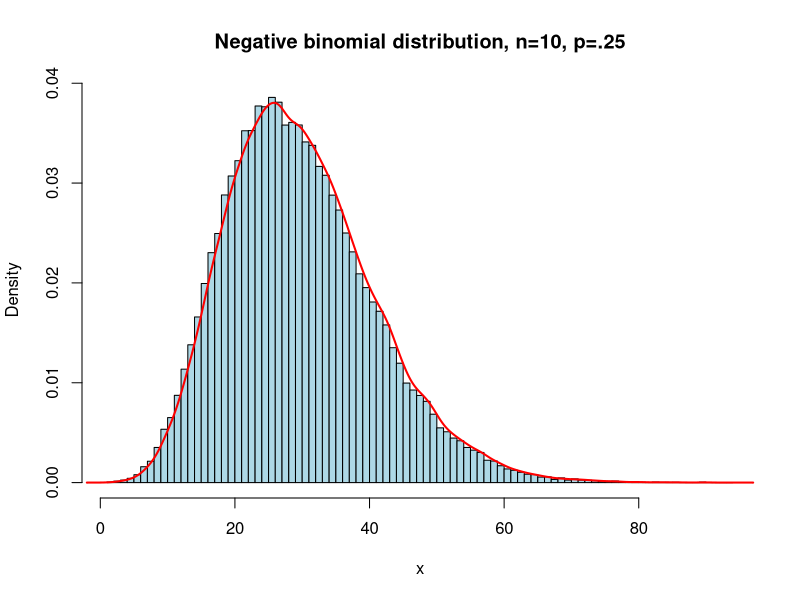

This chart was generated by the following R code:
N <- 100000 # assigning the number 100000 to N which is our population to work with 
x <- rnbinom(N, 10, .25) # w generate the negative binomial probabilities randomly passing the prob of success of .25 and  the size of the success of10
# we plot the graph showing the probabilities of generated passing the x values in to the hist function 
hist(x, 
     xlim=c(min(x),max(x)), probability=T, nclass=max(x)-min(x)+1, 
     col='lightblue',
     main='Negative binomial distribution, n=10, p=.25')
# plot line graph to show the trend of  the probability distribution  passing in  X in the density function
lines(density(x,bw=1), col='red', lwd=2)
